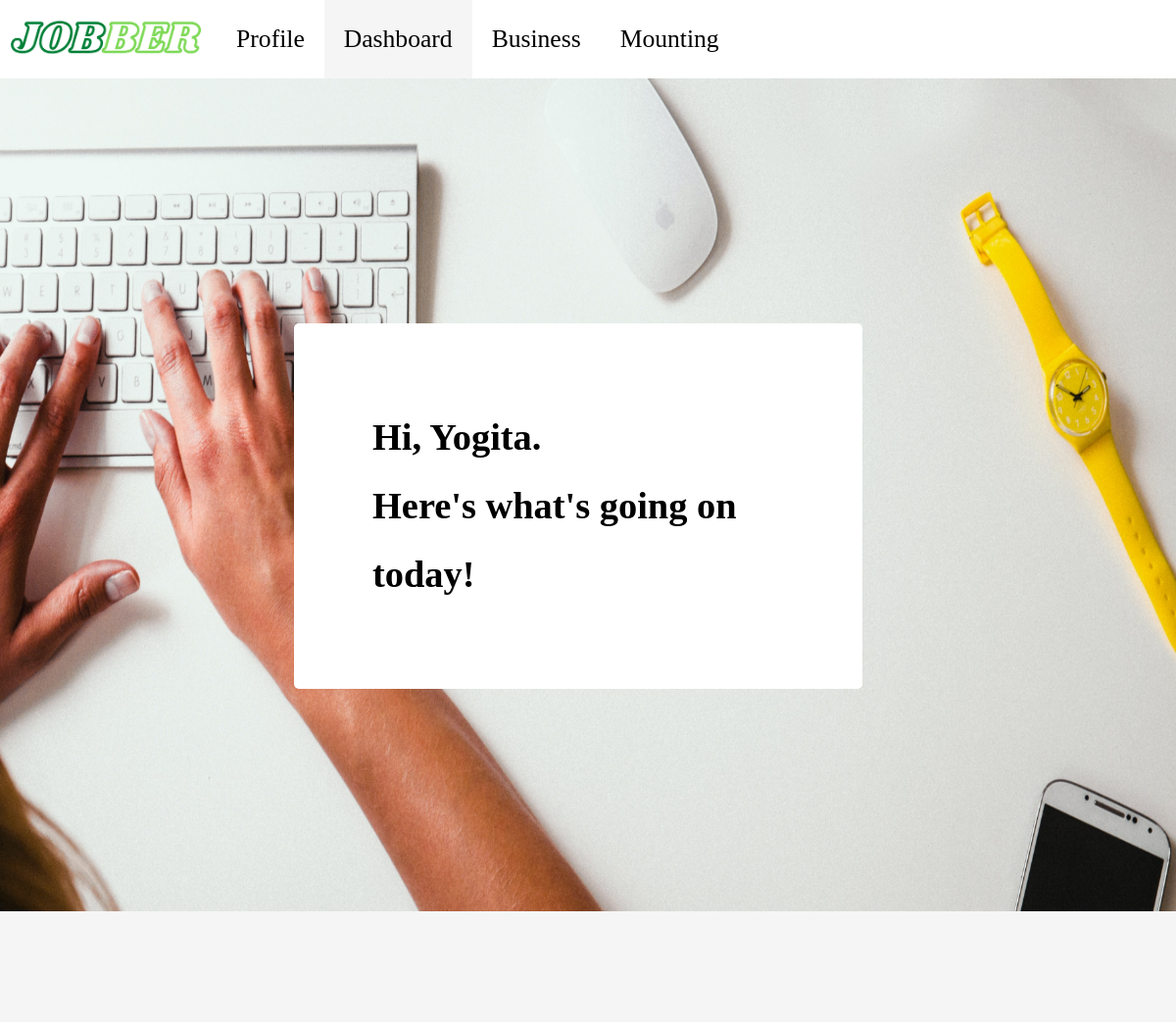
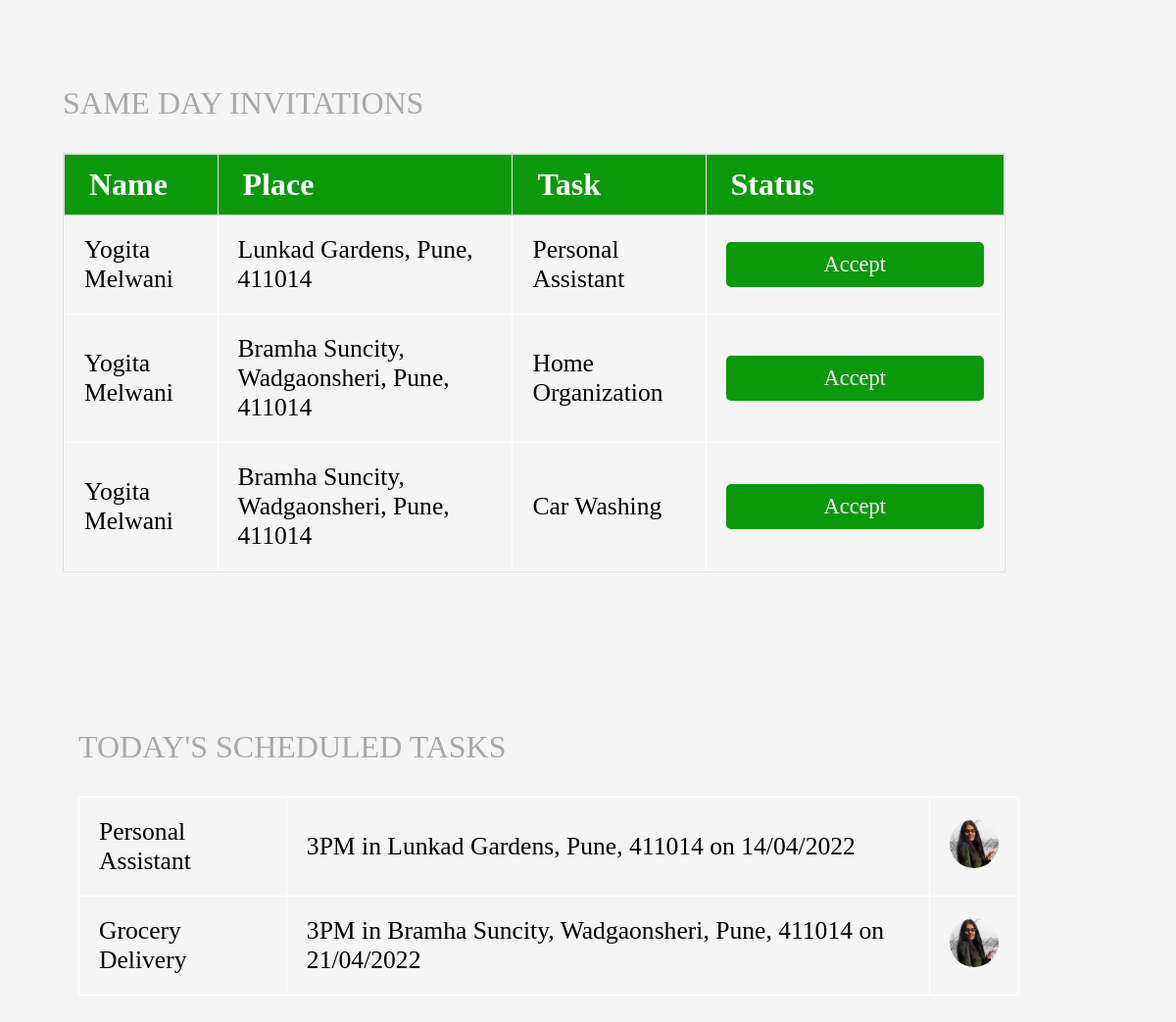
The app's page /tasker/dashboard.php (signed in) with its own data (2 pictures, top to bottom).
### tables this page shows
CREATE TABLE `tasker` (
  `id` int(5) NOT NULL AUTO_INCREMENT,
  `fname` varchar(30) NOT NULL,
  `lname` varchar(30) NOT NULL,
  `ph_code` varchar(20) NOT NULL,
  `phone` varchar(15) NOT NULL,
  `email` varchar(50) NOT NULL,
  `city` varchar(40) NOT NULL,
  `pincode` varchar(10) NOT NULL,
  `password` varchar(225) NOT NULL,
  `image` varchar(50) NOT NULL,
  `date` datetime NOT NULL,
  `about` varchar(500) NOT NULL,
  `experience` varchar(1000) NOT NULL,
  `skills` varchar(50) NOT NULL,
  `w_days` varchar(50) NOT NULL,
  `w_hours` varchar(50) NOT NULL,
  PRIMARY KEY (`id`)
);

CREATE TABLE `tasks` (
  `id` int(10) NOT NULL AUTO_INCREMENT,
  `date` varchar(30) NOT NULL,
  `service` int(10) NOT NULL,
  `customer` int(10) NOT NULL,
  `tasker` int(10) NOT NULL,
  `amount` varchar(10) NOT NULL,
  `place` varchar(50) NOT NULL,
  `time` varchar(10) NOT NULL,
  `hrs` varchar(100) NOT NULL,
  `vehicle` varchar(100) NOT NULL,
  `details` varchar(5000) NOT NULL,
  `status` varchar(20) NOT NULL DEFAULT 'pending',
  PRIMARY KEY (`id`),
  KEY `customer` (`customer`),
  KEY `service` (`service`),
  KEY `tasker` (`tasker`),
  CONSTRAINT `tasks_ibfk_1` FOREIGN KEY (`customer`) REFERENCES `customer` (`id`) ON DELETE NO ACTION ON UPDATE NO ACTION,
  CONSTRAINT `tasks_ibfk_2` FOREIGN KEY (`service`) REFERENCES `services` (`id`) ON DELETE NO ACTION ON UPDATE NO ACTION,
  CONSTRAINT `tasks_ibfk_3` FOREIGN KEY (`tasker`) REFERENCES `tasker` (`id`) ON DELETE NO ACTION ON UPDATE NO ACTION
);

CREATE TABLE `customer` (
  `id` int(5) NOT NULL AUTO_INCREMENT,
  `fname` varchar(50) NOT NULL,
  `lname` varchar(50) NOT NULL,
  `email` varchar(50) NOT NULL,
  `password` varchar(255) NOT NULL,
  `city` varchar(50) NOT NULL,
  `pincode` varchar(15) NOT NULL,
  `ph_code` varchar(20) NOT NULL,
  `phone` varchar(15) NOT NULL,
  `image` varchar(50) NOT NULL,
  `card_no` varchar(50) NOT NULL,
  `card_date` varchar(10) NOT NULL,
  `date` datetime NOT NULL,
  PRIMARY KEY (`id`)
);

CREATE TABLE `services` (
  `id` int(5) NOT NULL AUTO_INCREMENT,
  `name` varchar(50) NOT NULL,
  `price_start` varchar(5) NOT NULL,
  `price_end` varchar(5) NOT NULL,
  `short_desc` varchar(250) NOT NULL,
  `name_desc` varchar(50) NOT NULL,
  `long_desc` varchar(2000) NOT NULL,
  `img1` varchar(50) NOT NULL,
  `img2` varchar(50) NOT NULL,
  `img3` varchar(50) NOT NULL,
  PRIMARY KEY (`id`)
);

### tasker/dashboard.php (the view, shortened to what this page needs)
<?php
    require('..\connection.php');
    $email=$_SESSION['email'];
    $joinquery=mysqli_query($con,"SELECT tasks.id as tid, customer.fname as fname,customer.lname as lname, tasks.place as place, services.name as services ,customer.image as img, tasks.time as ttime, tasks.date as tdate
    FROM (((tasks
    INNER JOIN customer ON tasks.customer = customer.id)
    INNER JOIN tasker ON tasks.tasker = tasker.id)
    INNER JOIN services ON tasks.service= services.id) where tasker.email='$email' and tasks.status='pending';");
    $tasker=mysqli_query($con, "Select fname from tasker where email='$email'");
    $name=mysqli_fetch_assoc($tasker);
    $name=$name['fname'];
?>
<!DOCTYPE html>
<html>
    <head><title>Jobber-Dashboard</title>
        <link rel="stylesheet" href="dashboard.css">
        <link rel="stylesheet" href="style.css">
    </head>
    <body>
        <div class="topnav">
        <a class="image" href="../home.php" ><img src="..\images\logo.png" height=50px></a>
            <a  href="profile.php">Profile</a>
            <a class="active" href="dashboard.php">Dashboard</a>
            <a href="business.php">Business</a>
            <a href="mounting.php">Mounting</a>
        </div>
        <div class="head">
            <span> Hi, <?php echo $name?>.<br> Here's what's going on today!</span>
        </div>
        <div class="invitations">
                <span class="heading">SAME DAY INVITATIONS</span>
                <div>
                    <table class="ibody">
                        <tr>
                            <th>Name</th>
                            <th>Place</th>
                            <th>Task</th>
                            <th>Status</th>
                        </tr>
                        <?php while($row=mysqli_fetch_assoc($joinquery)) {
                        ?>
                        <tr>
                            <td><?php echo $row['fname']." ".$row['lname']?></td>
                            <td><?php echo $row['place'] ?></td>
                            <td><?php echo $row['services'] ?></td>
                            <td>
                                <form class="form" method="post" action="<?php echo $_SERVER['PHP_SELF']."?id=".$row['tid']; ?>">
                                    <input type="submit" name="submit" class="btn" value="Accept">
                                </form>
                            </td>
                        </tr>
                        <?php }
                        $joinquery=mysqli_query($con,"SELECT tasks.id, customer.id, services.id, tasker.id, customer.fname as fname,customer.lname as lname, tasks.place as place, services.name as services ,customer.image as img, tasks.time as ttime, tasks.date as tdate
                        FROM (((tasks
                        INNER JOIN customer ON tasks.customer = customer.id)
                        INNER JOIN tasker ON tasks.tasker = tasker.id)
                        INNER JOIN services ON tasks.service= services.id) where tasker.email='$email' and tasks.status='accepted';");
                        ?>
                    </table>
                </div>
        </div>
        <div class="invitations" style="margin-top: 10rem;">
            <span class="heading" style="padding-left: 1rem;">TODAY'S SCHEDULED TASKS</span>
            <table class="ibody" style="width:80%; margin:2rem 1rem 2rem 5rem;">
            <?php while($row=mysqli_fetch_assoc($joinquery)) {
                                ?>
                <tr>
                <td><?php echo $row['services'] ?></td>
                <td><?php echo $row['ttime']." in ".$row['place']." on ".$row['tdate'] ?></td>
                <td><img src="../images\<?php echo $row['img'] ?>" style=" width: 50px; height: 50px; border-radius: 50%;"></td>
                <tr>
                <?php } ?>
            </table>
        </div>
    </body>
</html>

### tasker/dashboard.css (style rules this page uses)
.head { background-image: url("../images/5.jpg"); background-size:100% 100%; background-repeat: no-repeat; position: relative; width:100%; height:850px; margin-bottom: 200px; }
.head > span { display:flex; flex-direction: column; justify-content: center; align-items: left; background-color: white; width:35%; height:25%; margin: 250px 25%; padding: 80px; border-radius: 5px; position: absolute; font-weight: 600; font-size: 2.4rem; line-height: 70px; margin-bottom: 1.5rem; }
.invitations > div { display:flex; align-items: center; justify-content: center; width: 80%; border: 1px solid rgb(224, 221, 221); margin: 2rem 4rem; }
.invitations > .heading { font-size: 2rem; font-weight: 400; color:darkgrey; margin-left:4rem; }
.ibody { border-collapse: collapse; width: 100%; margin:0; background-color: whitesmoke; }
.ibody td { border: 1px solid white; padding: 20px; font-size: 1.6rem; font-weight: 400; }
.ibody th { font-size: 2rem; font-weight: 600; border: 1px solid #ddd; padding: 25px; }
.ibody th { padding-top: 12px; padding-bottom: 12px; text-align: left; background-color: rgb(10, 153, 10); color: white; }
.btn { display:flex; justify-content: center; align-items: center; background-color: rgb(10, 153, 10); color:white; padding: 10px 100px; border: 0cm; border-radius: 5px; font-size: 1.4rem; font-weight: 200; margin:3px auto 3px; text-decoration: none; }

### tasker/style.css (style rules this page uses)
* { font-family: 'Times New Roman'; }
body { background-color: whitesmoke; margin:0; }
.topnav { background-color: white; overflow: hidden; }
.topnav a { float: left; color: black; text-align:center; padding: 25px 20px; text-decoration: none; font-size: 1.6rem; height: 30px; }
.topnav a.active { background-color: whitesmoke; color:black; }
.topnav a.image { margin-top:12px; margin-left: 5px; margin-right: 10px; padding:0; }

### records on screen
tasker: fname "Yogita"
tasks: customer.fname "Yogita", customer.lname "Melwani", place "Lunkad Gardens, Pune, 411014", service.name "Personal Assistant"
tasks: customer.fname "Yogita", customer.lname "Melwani", place "Bramha Suncity, Wadgaonsheri, Pune, 411014", service.name "Home Organization"
tasks: customer.fname "Yogita", customer.lname "Melwani", place "Bramha Suncity, Wadgaonsheri, Pune, 411014", service.name "Car Washing"
tasks: service.name "Personal Assistant", time "3PM", place "Lunkad Gardens, Pune, 411014", date "14/04/2022", customer.image (picture)
tasks: service.name "Grocery Delivery", time "3PM", place "Bramha Suncity, Wadgaonsheri, Pune, 411014", date "21/04/2022", customer.image (picture)
